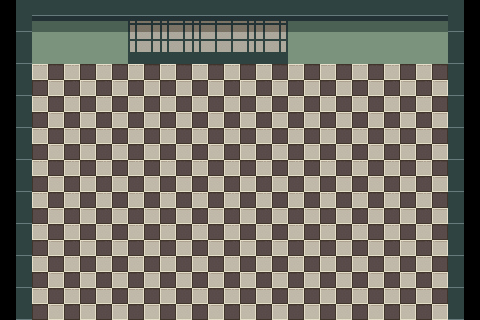

The image is a tile-based game level rendered from a .tmx file. Its description and source (layers, tilesets, objects; grid data summarised) follow:
An orthogonal 15x10 tile map with 32x32 px tiles, 2 tile layers (floor, wall), 3 tilesets and 85 objects (12x Prop, 12x seat, 6x table, 4x customer_spawn, 4x belt_waypoint, ...).

<map version="1.10" tiledversion="1.11.2" orientation="orthogonal" renderorder="right-down" width="15" height="10" tilewidth="32" tileheight="32" infinite="0" nextlayerid="18" nextobjectid="615">
 <properties>
  <property name="music" value="L2_MUSIC" />
 </properties>
 <tileset firstgid="1" source="Interior.tsx" />
 <tileset firstgid="257" source="Player.tsx" />
 <tileset firstgid="275" source="Chef.tsx" />
 <layer id="9" name="floor" width="15" height="10">
  <data>[150 cells, 106 non-empty, 3 distinct tile ids]</data>
 </layer>
 <layer id="12" name="wall" width="15" height="10">
  <data>[150 cells, 46 non-empty, 7 distinct tile ids]</data>
 </layer>
 <objectgroup id="17" name="small-objects">
  <properties>
   <property name="foreground" type="bool" value="true" />
  </properties>
  <object id="423" gid="54" x="55.8225" y="49.4058" width="32" height="32" />
  <object id="424" gid="53" x="72.5254" y="48.5707" width="32" height="32" />
  <object id="425" gid="52" x="31.1857" y="55.6694" width="32" height="32" />
  <object id="426" gid="36" x="95.492" y="56.087" width="32" height="32" />
  <object id="427" gid="69" x="91.2457" y="78.5535" width="32" height="32" />
  <object id="428" gid="69" x="280.894" y="78.6359" width="32" height="32" />
  <object id="429" gid="73" x="159.3" y="45.0617" width="32" height="32" />
  <object id="430" gid="73" x="189.53" y="44.3107" width="32" height="32" />
  <object id="431" gid="73" x="218.676" y="43.9774" width="32" height="32" />
  <object id="432" gid="73" x="245.818" y="43.9774" width="32" height="32" />
  <object id="433" gid="73" x="256.675" y="44.395" width="32" height="32" />
  <object id="434" gid="57" x="95.48" y="42.4792" width="32" height="32" />
  <object id="435" gid="57" x="288.411" y="43.9774" width="32" height="32" />
  <object id="436" gid="41" x="320.146" y="55.6694" width="32" height="32" />
  <object id="437" gid="56" x="351.464" y="59.8452" width="32" height="32" />
  <object id="526" gid="72" x="24" y="78.5" width="32" height="32" />
  <object id="528" gid="72" x="23" y="304" width="32" height="32" />
  <object id="529" gid="72" x="424" y="305" width="32" height="32" />
  <object id="539" gid="68" x="23.5" y="95.5" width="32" height="32" />
  <object id="540" gid="68" x="41" y="303.5" width="32" height="32" />
  <object id="541" gid="68" x="409" y="304.5" width="32" height="32" />
  <object id="542" gid="68" x="408" y="78" width="32" height="32" />
  <object id="489" gid="30" x="288" y="224" width="32" height="32" />
  <object id="490" gid="32" x="384" y="224" width="32" height="32" />
  <object id="491" gid="31" x="320" y="224" width="32" height="32" />
  <object id="499" gid="31" x="352" y="224" width="32" height="32" />
  <object id="500" gid="62" x="288" y="256" width="32" height="32" />
  <object id="501" gid="64" x="384" y="256" width="32" height="32" />
  <object id="502" gid="63" x="320" y="256" width="32" height="32" />
  <object id="503" gid="63" x="352" y="256" width="32" height="32" />
  <object id="609" gid="73" x="128.333" y="44.3333" width="32" height="32" />
 </objectgroup>
 <objectgroup id="14" name="objects">
  <object id="561" name="Player" gid="257" x="192" y="208" width="32" height="32">
   <properties>
    <property name="animationSpeed" type="float" value="2" />
    <property name="camFollow" type="bool" value="true" />
    <property name="controller" type="bool" value="true" />
    <property name="friction" type="float" value="1" />
    <property name="speed" type="float" value="4" />
   </properties>
  </object>
  <object id="474" type="Prop" gid="170" x="288" y="96" width="32" height="32" />
  <object id="475" type="Prop" gid="186" x="288" y="128" width="32" height="32" />
  <object id="476" type="Prop" gid="202" x="288" y="160" width="32" height="32" />
  <object id="477" type="Prop" gid="203" x="320" y="160" width="32" height="32" />
  <object id="478" name="buzzer_table" type="Prop" gid="204" x="352" y="160" width="32" height="32" />
  <object id="480" type="Prop" gid="203" x="320" y="96" width="32" height="32" />
  <object id="481" type="Prop" gid="171" x="352" y="96" width="32" height="32" />
  <object id="482" type="Prop" gid="86" x="375.683" y="95.3388" width="32" height="32" />
  <object id="483" type="Prop" gid="72" x="424.122" y="77.8008" width="32" height="32" />
  <object id="484" type="Prop" gid="87" x="416" y="64" width="32" height="32" />
  <object id="485" type="Prop" gid="88" x="384" y="64" width="32" height="32" />
  <object id="488" type="Prop" gid="70" x="391.969" y="96.174" width="32" height="32" />
  <object id="591" name="seat" gid="185" x="88.3636" y="288" width="32" height="32">
   <properties>
    <property name="seatIndex" type="int" value="0" />
   </properties>
  </object>
  <object id="592" name="seat" gid="185" x="88.3636" y="256" width="32" height="32">
   <properties>
    <property name="seatIndex" type="int" value="1" />
   </properties>
  </object>
  <object id="593" name="table" gid="201" x="88" y="275.272" width="32" height="32" />
  <object id="594" name="seat" gid="185" x="160.727" y="286.542" width="32" height="32">
   <properties>
    <property name="seatIndex" type="int" value="3" />
    <property name="tableId" type="int" value="1" />
   </properties>
  </object>
  </objectgroup>
 <objectgroup id="13" name="wall-object">
  <properties>
   <property name="foreground" type="bool" value="true" />
  </properties>
  <!-- 13 objects omitted --></objectgroup>
</map>
<!-- 37 of 85 objects omitted -->
